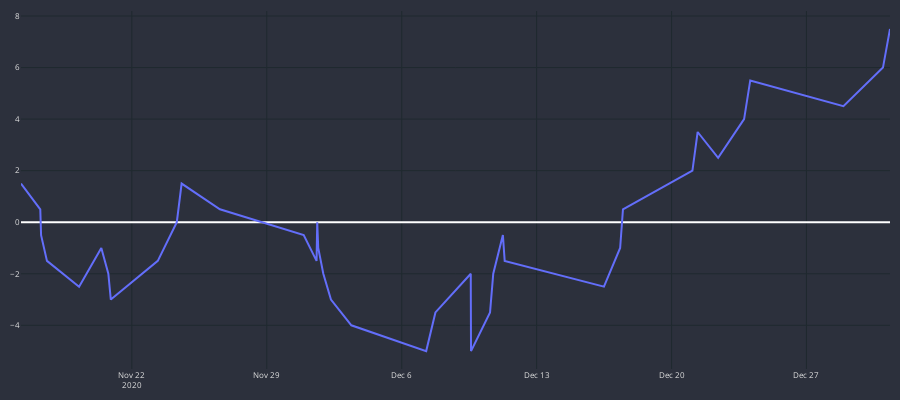

The cell this chart's notebook holds for it:
### Code cell
fig = go.Figure()

fig.add_trace(go.Scatter(
    x=df_trades_best.end_time,
    y=df_trades_best['CUM_RES'],
    line=dict(width=2)
))

fig.update_yaxes(
    gridcolor="#1f292f"
)
fig.update_xaxes(
    gridcolor="#1f292f"
)

fig.update_layout(
    margin=dict(l=10,r=10,b=10,t=10),
    paper_bgcolor="#2c303c",
    plot_bgcolor="#2c303c",
    font=dict(size=8, color="#e1e1e1"),
    height=400
)

fig.show()
